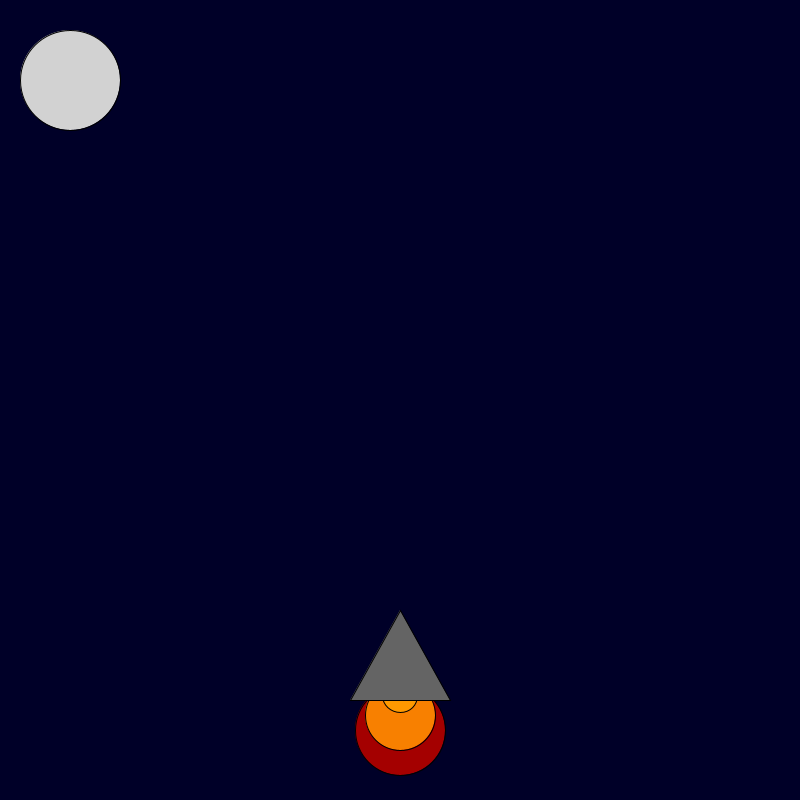
Frame 1 (no input)
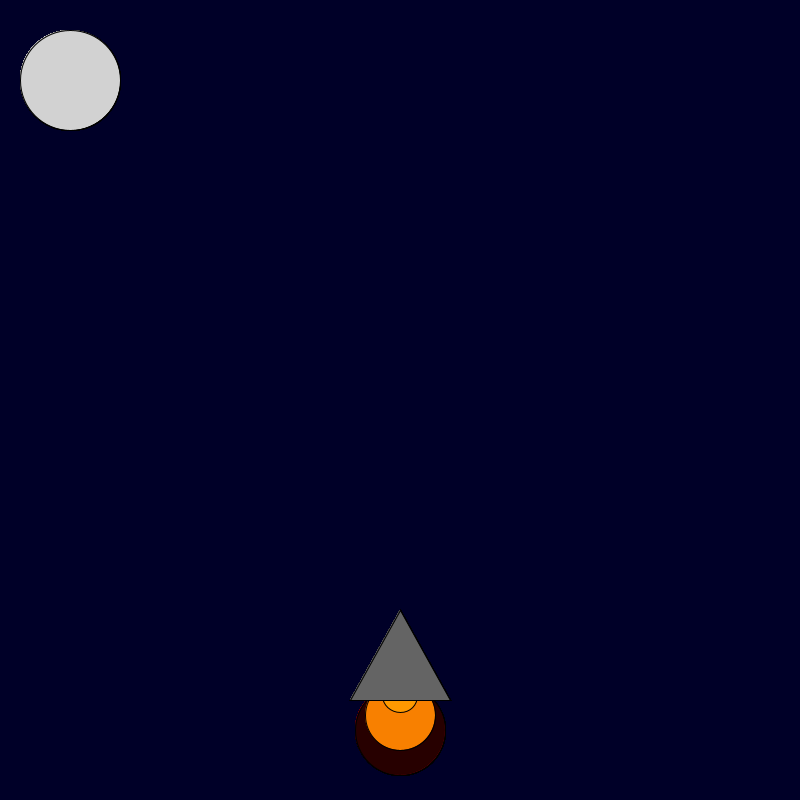
Frame 60 (the mouse pressed at the canvas centre just before this capture)
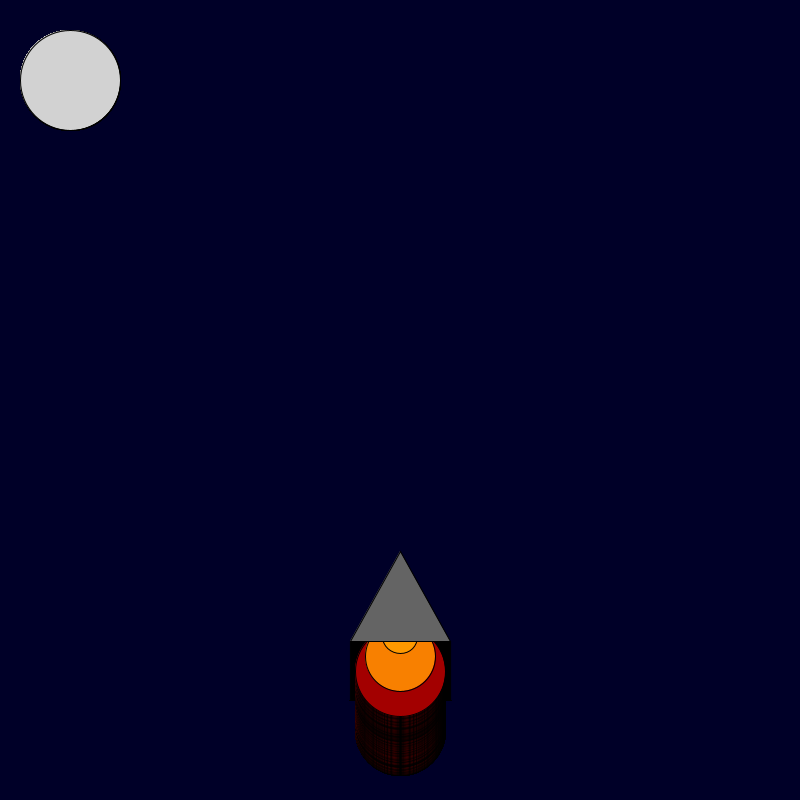
Frame 120 (the mouse held since frame 60 and released just before this capture)

The Processing sketch that drew these frames (run headless with seeded random() and noise(); from frame 60 on, the mouse is pressed at the canvas centre):

// Processing sketch: RocketShip_Blastoff
// ── RocketShip_Blastoff.pde
int x = 400; 
int y = 600; 

void setup() {

    background(0, 0, 40); size(800, 800);

}

void draw() {

    fill(random(255), 0, 0);
    ellipse(x, y + 130, 90, 90);
    fill(248, 128, 0);
    ellipse(x, y + 115, 70, 70);
    fill(255, 153, 0);
    ellipse(x, y + 95, 35, 35);
    fill(100, 100, 100);
    triangle(x, y + 10, x + 50, y + 100, x - 50, y + 100);
    if(mousePressed){
    y = y -1;
    }
    fill(210,210,210);
    ellipse(70,80,100,100);
    
}
